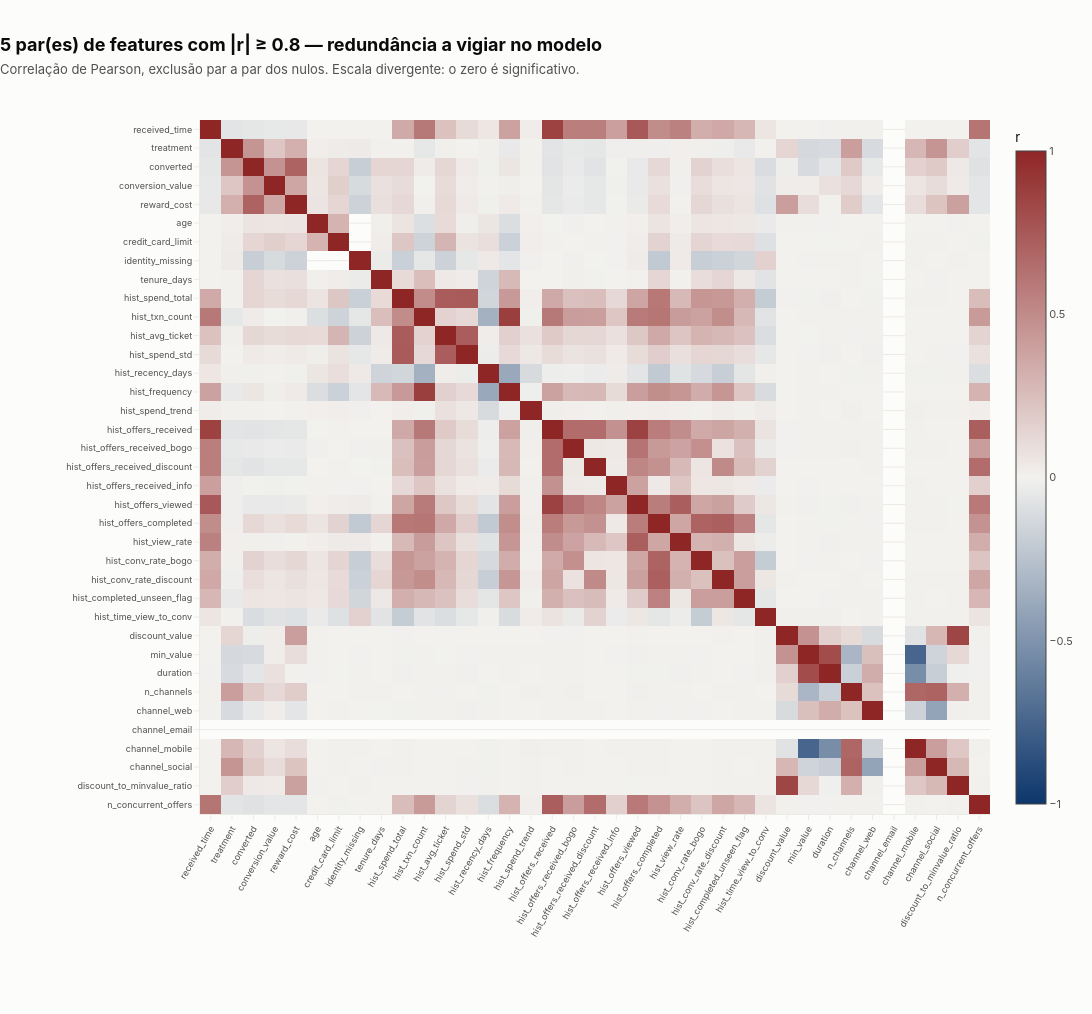

Notebook cell for this chart:
### Markdown cell above
## 5. Correlação e redundância

Pearson entre todas as numéricas, com exclusão par a par dos nulos. O objetivo é achar features
que dizem a mesma coisa antes que o modelo as encontre.

### Code cell
corr = eda.correlation_matrix(processed, NUMERICAS)
eda.fig_correlation(corr, cfg)

### Figure 1 — Plotly figure (JSON) as saved in the notebook; plotly's stock layout.template omitted (floating-point values rounded to 4 significant figures; data arrays with more than 128 entries replaced by an {"elided": "..."} marker saying what was removed)
{"data": [{"colorbar": {"tickfont": {"color": "#52514e", "size": 11}, "title": {"text": "r"}}, "colorscale": [[0.0, "#0d366b"], [0.5, "#f2f1ee"], [1.0, "#8f2626"]], "hovertemplate": "%{y} × %{x}<br>r = %{z:.2f}<extra></extra>", "type": "heatmap", "x": ["received_time", "treatment", "converted", "conversion_value", "reward_cost", "age", "credit_card_limit", "identity_missing", "tenure_days", "hist_spend_total", "hist_txn_count", "hist_avg_ticket", "hist_spend_std", "hist_recency_days", "hist_frequency", "hist_spend_trend", "hist_offers_received", "hist_offers_received_bogo", "hist_offers_received_discount", "hist_offers_received_info", "hist_offers_viewed", "hist_offers_completed", "hist_view_rate", "hist_conv_rate_bogo", "hist_conv_rate_discount", "hist_completed_unseen_flag", "hist_time_view_to_conv", "discount_value", "min_value", "duration", "n_channels", "channel_web", "channel_email", "channel_mobile", "channel_social", "discount_to_minvalue_ratio", "n_concurrent_offers"], "y": ["received_time", "treatment", "converted", "conversion_value", "reward_cost", "age", "credit_card_limit", "identity_missing", "tenure_days", "hist_spend_total", "hist_txn_count", "hist_avg_ticket", "hist_spend_std", "hist_recency_days", "hist_frequency", "hist_spend_trend", "hist_offers_received", "hist_offers_received_bogo", "hist_offers_received_discount", "hist_offers_received_info", "hist_offers_viewed", "hist_offers_completed", "hist_view_rate", "hist_conv_rate_bogo", "hist_conv_rate_discount", "hist_completed_unseen_flag", "hist_time_view_to_conv", "discount_value", "min_value", "duration", "n_channels", "channel_web", "channel_email", "channel_mobile", "channel_social", "discount_to_minvalue_ratio", "n_concurrent_offers"], "z": {"elided": "37x37 float values"}, "zmax": 1, "zmin": -1}], "layout": {"height": 1014, "margin": {"b": 200, "l": 200, "r": 48, "t": 120}, "title": {"text": "<b>5 par(es) de features com |r| ≥ 0.8 — redundância a vigiar no modelo</b><br><span style='font-size:13px;color:#52514e'>Correlação de Pearson, exclusão par a par dos nulos. Escala divergente: o zero é significativo.</span>"}, "width": 1174, "xaxis": {"tickangle": -60, "tickfont": {"size": 9}}, "yaxis": {"autorange": "reversed", "tickfont": {"size": 9}}}}
